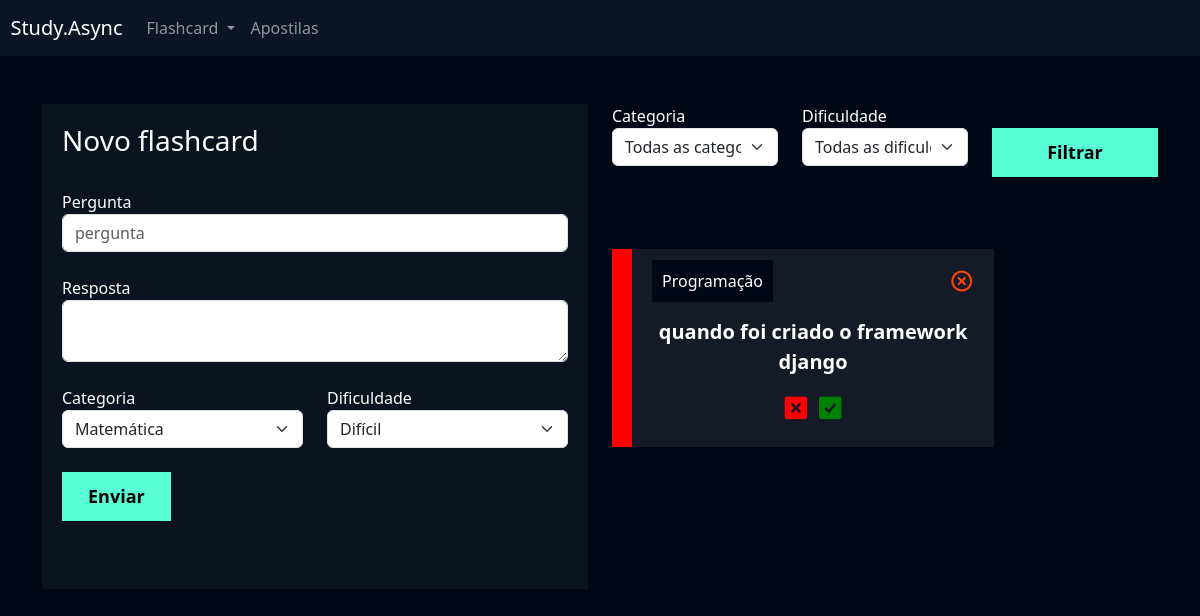
The app's page /flashcard/novo_flashcard/ (signed in), older data.
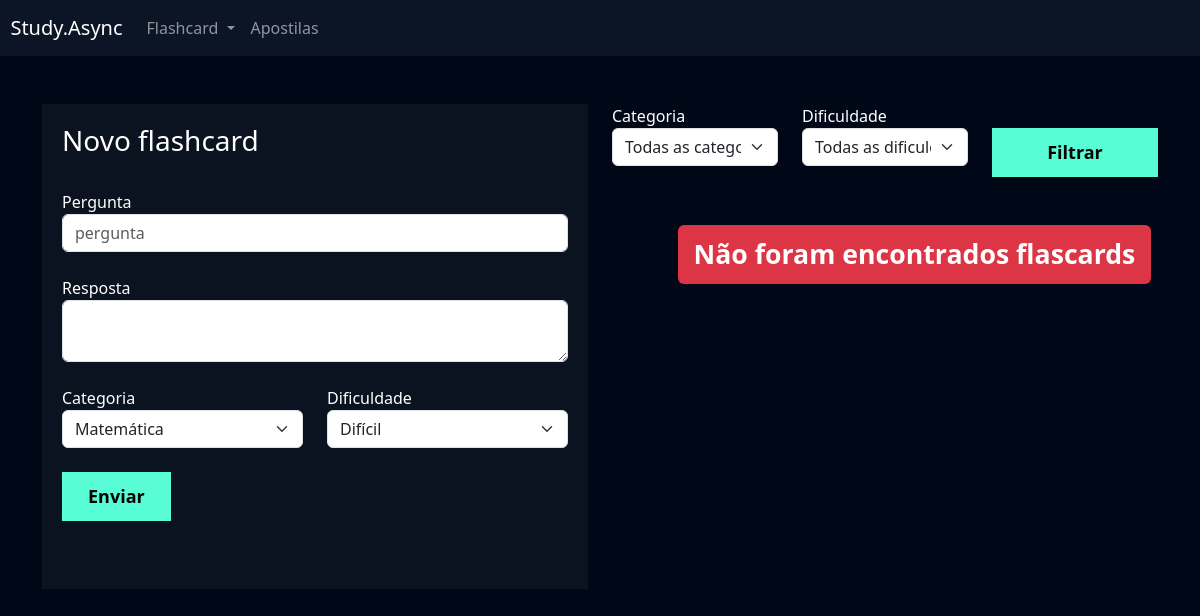
The same page, newer data.
### flashcard/models.py (models this page shows, shortened)
class Flashcard(models.Model):
    DIFICULDADE_CHOICES = (('D', 'Difícil'), ('M', 'Médio'), ('F', 'Fácil'))
    user = models.ForeignKey(User, on_delete=models.DO_NOTHING)
    pergunta = models.CharField(max_length=100)
    resposta = models.TextField()
    categoria = models.ForeignKey(Categoria, on_delete=models.DO_NOTHING)
    dificuldade = models.CharField(max_length=1, choices=DIFICULDADE_CHOICES)
    @property
    def css_dificuldade(self):
        if self.dificuldade == 'F':
            return 'flashcard-facil'
        elif self.dificuldade == 'M':
            return 'flashcard-medio'
        elif self.dificuldade == 'D':
            return 'flashcard-dificil'

class Categoria(models.Model):
    nome = models.CharField(max_length=20)
    def __str__(self):
        return self.nome

### flashcard/views.py (the view, shortened to what this page needs)
# urls.py: path('novo_flashcard/', views.novo_flashcard, name='novo_flashcard'),
@login_required
def novo_flashcard(request):
    if request.method == 'GET':
        categorias = Categoria.objects.all()
        dificuldades = Flashcard.DIFICULDADE_CHOICES
        flashcards = Flashcard.objects.filter(user=request.user.id)
        categoria_filtrar  = request.GET.get('categoria')
        dificuldade_filtrar  = request.GET.get('dificuldade')
        if categoria_filtrar:
            flashcards = flashcards.filter(categoria__id=categoria_filtrar)
        if dificuldade_filtrar:
            flashcards = flashcards.filter(dificuldade=dificuldade_filtrar)
        return render(request, 'novo_flashcard.html',
            {
                'categorias': categorias,
                'dificuldades': dificuldades,
                'flashcards': flashcards,
            })

### flashcard/templates/novo_flashcard.html (shortened to what this page needs)
{% extends "base.html" %}
{% load static %}
{% block 'head' %}
    <link href="{% static 'users/css/users.css' %}" rel="stylesheet">
    <link href="{% static 'flashcard/css/novo_flashcard.css' %}" rel="stylesheet">
    <link href="{% static 'flashcard/css/desafio.css' %}" rel="stylesheet">
    <link href='https://unpkg.com/boxicons@2.1.4/css/boxicons.min.css' rel='stylesheet'>
{% endblock 'head' %}
{% block 'content' %}
{% include 'partials/header.html' %}
 <div class="container">
 <br>
 <br>
 <div class="row">
 <div class="col-md">
 <div class="box-form">
 <form action="{% url 'novo_flashcard' %}" method="POST"> {% csrf_token %}
 <h3>Novo flashcard</h3>
 <br>
<label>Pergunta</label>
 <input type="text" class="form-control" placeholder="pergunta" name="pergunta">
 <br>
<label>Resposta</label>
 <textarea class="form-control" name="resposta"></textarea>
 <br>
<div class="row">
 <div class="col-md">
 <label for="">Categoria</label>
 <select class="form-select" name="categoria">
    {% for categoria   in categorias %}
        <option value="{{categoria.id}}">{{categoria}}</option>
    {% endfor %}
 </select>
 </div>
<div class="col-md">
 <label for="">Dificuldade </label>
 <select class="form-select" name="dificuldade">
     {% for dificuldade  in dificuldades %}
        <option value="{{dificuldade.0}}">{{dificuldade.1}}</option>
    {% endfor %}
 </select>
 </div>
 </div>
<br>
<input type="submit" value="Enviar" class="btn-cadastro">
 <br>
<br>
<br>
 </form>
 </div>
 </div>
 <div class="col-md">
 <form action="{% url 'novo_flashcard' %}" method="GET">{% csrf_token %}
 <div class="row">
 <div class="col-md">
 <label for="">Categoria</label>
 <select name="categoria" id="" class="form-select" >
    <option value="">Todas as categorias</option>
 </select>
 </div>
<div class="col-md">
 <label for="">Dificuldade</label>
 <select name="dificuldade" id="" class="form-select">
    <option value="">Todas as dificuldades</option>
 </select>
 </div>
<div class="col-md">
 <br>
<input type="submit" style="width: 100%" value="Filtrar" class="btn-cadastro">
 </div>
 </div>
 </form>
 <br>
 <br>
 {% if not flashcards %}
  <p class="badge bg-danger p-3" style='font-size: 20pt; margin-left: 12%;'>
  Não foram encontrados flascards</p>
 {% endif %}
{% for flashcard in flashcards %}
    <br>
    <div class="box-new-flashcard">
        <div class="flashcard {{flashcard.css_dificuldade}}">
        <div class="flashcard-categoria">
            {{flashcard.categoria}}
        </div>
        <a href="{% url 'deletar_flashcard' flashcard.id %}"><i class='icone-exit bx bx-x-circle'></i></a>
        <br>
        <br>
        <div class="flashcard-box-item">
        <p class="flashcard-item" onclick="flip_card({{flashcard.id}})">{{flashcard.pergunta}}</p>
        <a href=""><i class='bx bxs-x-square icone-vermelho'></i></a>
        <a href=""><i class='bx bxs-check-square icone-verde' ></i></a>
        </div>
        </div>
    </div>
 {% endfor %}
 <br>
 <br>
 </div>
 </div>
 </div>
{% endblock 'content' %}

### templates/base.html (shortened to what this page needs)
{% load static %}
<!doctype html>
<html lang="pt-pt">
<head>
    <link href="https://cdn.jsdelivr.net/npm/bootstrap@5.3.2/dist/css/bootstrap.min.css" rel="stylesheet">
    <link href="{% static 'general/css/base.css' %}" rel="stylesheet">
    {% block 'head' %}{% endblock %}
</head>
<body>
    {% block 'content' %}{% endblock %}
 </body>
</html>

### templates/partials/header.html (shortened to what this page needs)
<nav style="background-color: var(--main-color)" class="navbar navbar-expand-lg navbar-dark">
 <a class="navbar-brand" href="#">&nbsp&nbspStudy.Async</a>
 <div class="collapse navbar-collapse" id="navbarNav">
 <ul class="navbar-nav">
 <li class="nav-item dropdown">
 <a class="nav-link dropdown-toggle" href="#" id="navbarDropdown" role="button" data-bs-toggle="dropdown" aria-expanded="false">
 Flashcard
 </a>
 </li>
 <li class="nav-item">
 <a class="nav-link" href="{% url 'adicionar_apostilas' %}">Apostilas</a>
 </li>
 </ul>
 </div>
 </nav>

### templates/static/general/css/base.css (style rules this page uses)
:root { --main-color: #0b1526; --dark-color: #000716; --secondary-dark-color: rgb(15, 2, 26); --light-color: #00c1f3; --contrast-color: #f4c96b; --differential-color: #58fcd5; }
body { background-color: var(--dark-color) !important; color: white !important; }

### templates/static/users/css/users.css (style rules this page uses)
* { margin: 0; padding: 0; }
.box-form { padding: 20px; background-color: rgba(217, 217, 217, .05); color: white !important; }
.btn-cadastro { padding: 10px; background-color: #58fcd5; border: none; border: 1px solid #58fcd5; font-size: 18px; font-weight: bold; padding-left: 25px; padding-right: 25px; }

Row changes from the older to the newer data that the page shows:
removed Flashcard: categoria "Programação", pergunta "quando foi criado o framework django"
Text that changed along with them:
text now shown: "Não foram encontrados flascards"
